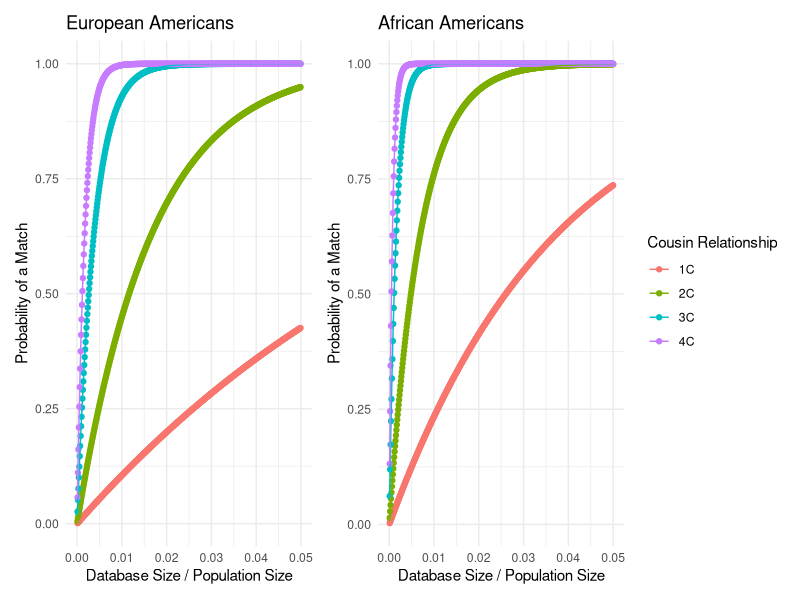
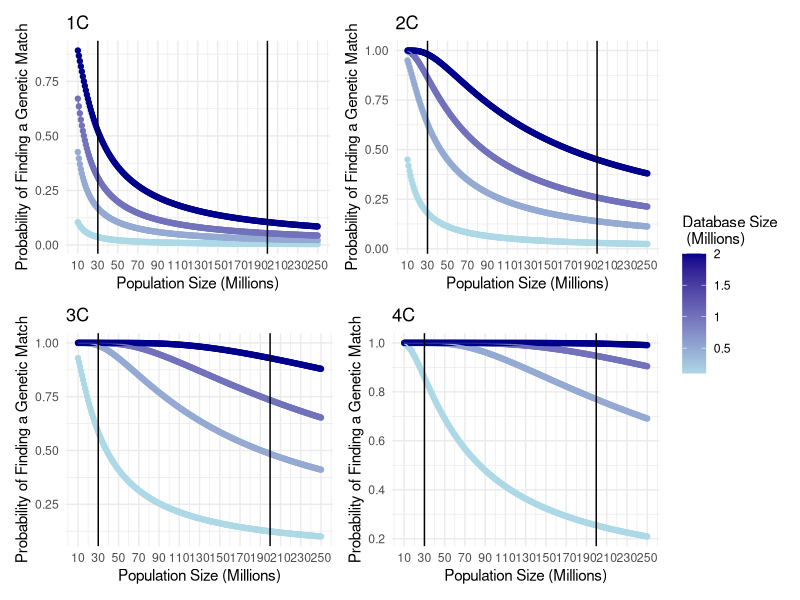
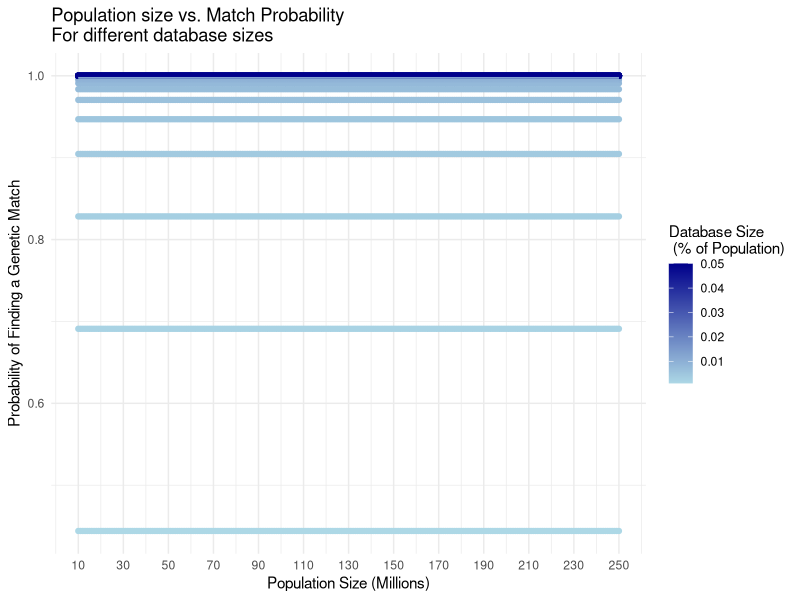
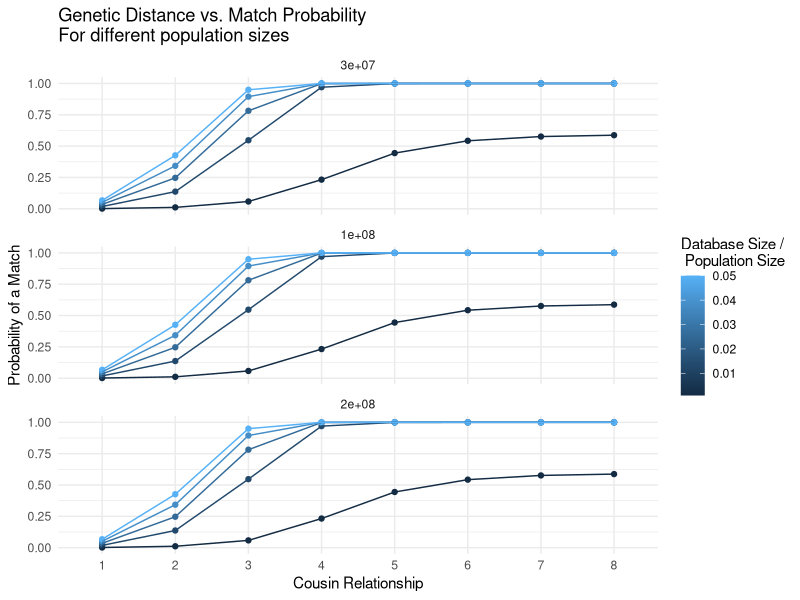
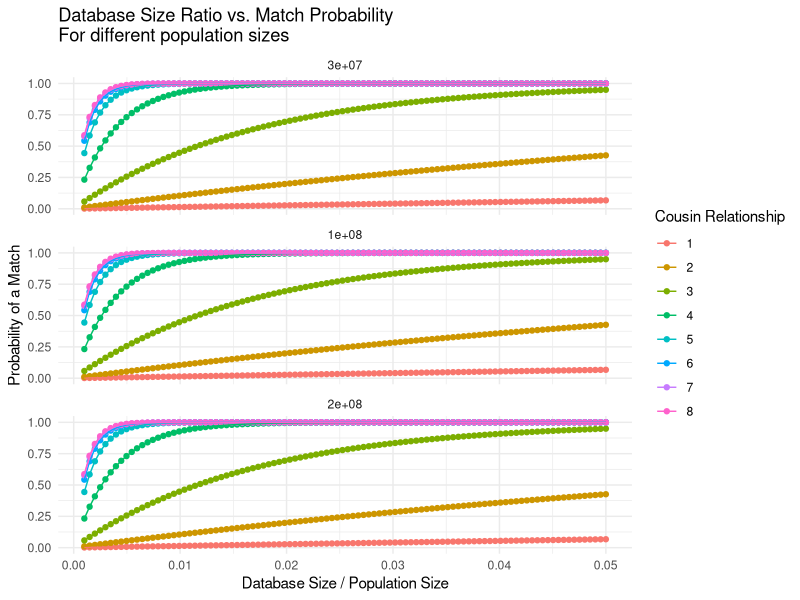
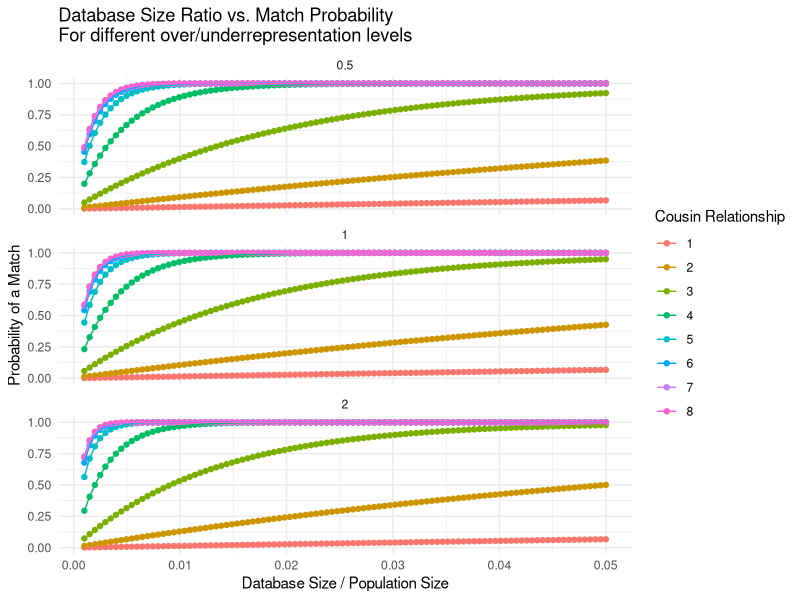
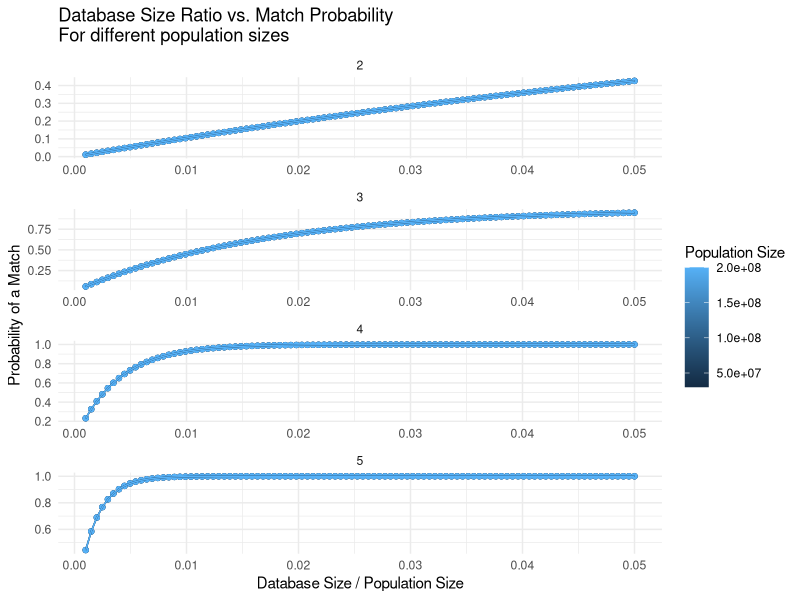
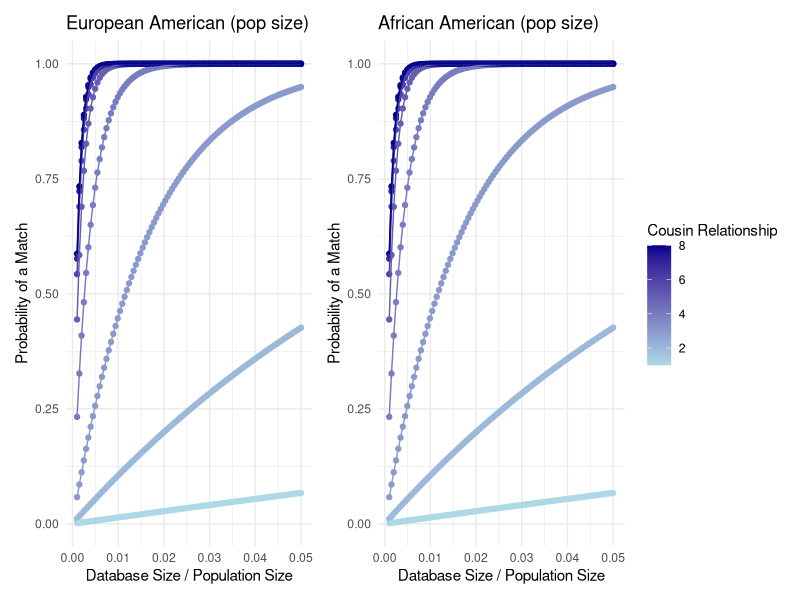

Here is the R script that generated these plots, in order:
## ---- chunk 1
# Load required packages
library(tidyverse)
library(patchwork)

knitr::opts_knit$set(root.dir = "..")
knitr::opts_chunk$set(eval = TRUE, echo = FALSE, fig.width = 7, fig.height = 6)

## ---- chunk 2

# Define genome size and number of chromosomes
genome_size = 35 
num_chrs = 22

# Function to calculate the probability of a match for direct relatives
p_match = function(g, m, min_num_seg)
{
  m = m / 100 # Convert m from cM to fraction
  f = exp(-2 * g * m) / 2^(2 * g - 2) # Calculate f value
  pr = 1 - pbinom(min_num_seg - 1, num_chrs + genome_size * 2 * g, f) # Calculate probability
  return(pr)
}

# Function to calculate the probability of a match for once removed relatives
p_match_or = function(g, m, min_num_seg) 
{
  m = m / 100 # Convert m from cM to fraction
  f = exp(-(2 * g + 1) * m) / 2^(2 * g - 1) # Calculate f value
  pr = 1 - pbinom(min_num_seg - 1, num_chrs + genome_size * (2 * g + 1), f) # Calculate probability
  return(pr)
}

# Function to calculate the coverage of the database
coverage = function(Ks, maxg, N_pop, r, m, min_num_seg, min_num_rel, rep_direct = rep(1, 10), rep_or = rep(1, 10))
{
  N = N_pop / 2 # Convert population size to couple size
  pr_succ = length(Ks) # Initialize the vector of probabilities of success
  
  # Loop through database sizes
  for (i in 1:length(Ks)) 
  {
    K = Ks[i] # Current database size
    K_same = round(K * (r / 2) / (1 + r / 2)) # Calculate the number of direct relatives
    K_or = round(K * 1 / (1 + r / 2)) # Calculate the number of once removed relatives
    
    # Initialize vectors for probability calculations
    p_no_coal = numeric(maxg) 
    p_coal = numeric(maxg)
    p_no_coal_or = numeric(maxg) 
    p_coal_or = numeric(maxg)
    Ns = N * (r / 2)^(-(1:(maxg + 1))) # Calculate Ns values
    tot_p = 0
    tot_p_or = 0
    
    # Loop through generations
    for (g in 1:maxg)
    {
      f = 2^(2 * g - 2) / Ns[g] # Calculate f value for direct relatives
      f_or = 2^(2 * g - 1) / Ns[g + 1] # Calculate f value for once removed relatives
      
      # Update probabilities
      if (g > 1) {
        p_coal[g] = p_no_coal[g - 1] * f
        p_no_coal[g] = p_no_coal[g - 1] * (1 - f)
        p_coal_or[g] = p_no_coal_or[g - 1] * f_or
        p_no_coal_or[g] = p_no_coal_or[g - 1] * (1 - f_or)
      } else {
        p_coal[g] = f 
        p_no_coal[g] = 1 - f 
        p_coal_or[g] = f_or 
        p_no_coal_or[g] = 1 - f_or
      }
      
      # Update total probabilities
      tot_p = tot_p + p_coal[g] * p_match(g, m, min_num_seg) * rep_direct[g] 
      if (g < maxg) {
        tot_p_or = tot_p_or + p_coal_or[g] * p_match_or(g, m, min_num_seg) * rep_or[g]
      } 
    }

    # Calculate probability of no success
    pr_no_succ = 0
    for (n in 0:(min_num_rel - 1)) 
    {
      for (n_or in 0:n) 
      {
        pr_no_succ = pr_no_succ + dbinom(n_or, K_or, tot_p_or) * dbinom(n - n_or, K_same, tot_p)
      }
    }
    
    # Calculate the probability of success
    pr_succ[i] = 1 - pr_no_succ
  }
  
  return(pr_succ)
}

# Ks: A vector of database sizes
# maxg: Maximum relatedness to consider (1: sibs, 2: 1st cousins, 3: 2nd cousins...)
# N: Population size

# r: Mean number of children per mating pair (=per family), so 2 for a constant size population, >2 for expanding population, <1 for contracting population
# m: Maximum length in cM of a detectable segment
# min_num_seg: Minimum number of segments to declare a match
# min_num_rel: Minimum number of detected matches (=relatives) to declare success of identification


## ---- chunk 3
library(ggplot2)
library(ggrepel)

generate_plot <- function(rep_direct, rep_or, N_pop, name) {
  N = N_pop # population size
  num_K = 10000 # number of data points between 0 to 1 
  m = 6 # minimal cM
  min_num_seg = 2 # number of segments
  r = 2.5 # number of kids per couple
  Ks = round(seq(from=N/num_K, to=N, length.out=num_K))
  
  c1 = coverage(Ks, maxg = 2, N_pop, r, m, min_num_seg = 2, min_num_rel = 1, rep_direct = rep_direct, rep_or = rep_or)
  c2 = coverage(Ks, maxg = 3, N_pop, r, m, min_num_seg = 2, min_num_rel = 1, rep_direct = rep_direct, rep_or = rep_or)
  c3 = coverage(Ks, maxg = 4, N_pop, r, m, min_num_seg = 2, min_num_rel = 1, rep_direct = rep_direct, rep_or = rep_or)
  c4 = coverage(Ks, maxg = 5, N_pop, r, m, min_num_seg = 2, min_num_rel = 1, rep_direct = rep_direct, rep_or = rep_or)
  
  # Combine the data points into a single data frame
  plot_data <- data.frame(Ks = rep(Ks, 4),
                          Coverage = c(c1, c2, c3, c4),
                          Relationship = factor(rep(c("1C", "2C", "3C", "4C"), each = num_K)))
  
  # Calculate database size as a proportion of the population size
  plot_data$Ks_proportion <- plot_data$Ks / N
  
  # Filter out rows with missing values and ensure x-axis limits are respected
  plot_data <- plot_data[complete.cases(plot_data) & plot_data$Ks_proportion <= 0.05,]
  
  # Find the optimal point for labels
  optimal_x <- mean(plot_data$Ks_proportion)
  plot_data$optimal_label <- abs(plot_data$Ks_proportion - optimal_x) < 0.0001
  
  # Create a ggplot2 plot
  p <- ggplot(plot_data, aes(x = Ks_proportion, y = Coverage, color = Relationship, group = Relationship)) +
    geom_point() +
    geom_line() +
    scale_x_continuous(breaks = seq(0, 0.05, 0.01), limits = c(0, 0.05)) +
    labs(title = name,
         x = "Database Size / Population Size",
         y = "Probability of a Match",
         color = "Cousin Relationship") +
    theme_minimal() +
    theme(legend.position = "right") 
    # geom_text_repel(data = subset(plot_data, optimal_label), 
    #                 aes(label = Relationship, x = Ks_proportion, y = Coverage),
    #                 box.padding = unit(0.5, "lines"),
    #                 point.padding = unit(0.5, "lines"),
    #                 nudge_x = 0.005,
    #                 nudge_y = 0.005,
    #                 show.legend = FALSE)
  
  # Display the plot
  p
}

## ---- chunk 4

rep_direct_ea = rep(1, 10)
rep_or_ea = rep(1, 10)
N_pop_ea_1990 = 199686070

ea_fig <- generate_plot(rep_direct_ea, rep_or_ea, N_pop_ea_1990, "European Americans")



## ---- chunk 5

rep_direct_aa = rep(2.4, 10)
rep_or_aa = rep(2.4, 10)
N_pop_aa_1990 = 29986060

aa_fig <- generate_plot(rep_direct_aa, rep_or_aa, N_pop_aa_1990, "African Americans")

library(patchwork)
(ea_fig + aa_fig) + plot_layout(guides = "collect")
## ---- chunk 6

plot_PopVsDB <- function(name, maxg, rep_direct = rep(1, 10), rep_or = rep(1, 10)) {
  m = 6 #minimal cM
  min_num_seg = 2 #number of segments
  r = 2.5 #number of kids per couple

  population_sizes <- seq(from = 10000000, to = 250000000, by = 1000000)
  database_sizes <- c(100000, 500000, 1000000, 2000000)
  results <- list()

  for (db_size in database_sizes) {
    result <- numeric()
    for (N_pop in population_sizes) {
      Ks = db_size
      cov <- coverage(Ks, maxg = maxg, N_pop, r, m, min_num_seg = 2, min_num_rel = 1, rep_direct = rep_direct, rep_or = rep_or)
      result <- c(result, cov[length(cov)])
    }
    results[[as.character(db_size)]] <- result
  }

  plot_data <- data.frame(Population = rep(population_sizes, length(database_sizes)),
                          Coverage = unlist(results),
                          DatabaseSize = rep(database_sizes, each = length(population_sizes)))

  p <- ggplot(plot_data, aes(x = Population, y = Coverage, color = DatabaseSize, group = DatabaseSize)) +
    geom_point() +
    geom_line() +
    labs(title = name,
         x = "Population Size (Millions)",
         y = "Probability of Finding a Genetic Match",
         color = "Database Size\n (Millions)") +
    theme_minimal() +
    theme(legend.position = "right") +
    scale_x_continuous(labels = function(x) x / 1e6, breaks = seq(10e6, 250e6, 20e6)) +
    scale_color_gradient(low = "lightblue", high = "darkblue", labels = function(x) x / 1e6)+
    geom_vline(xintercept = c(N_pop_aa_1990, N_pop_ea_1990))

  p
}


# Example usage
plt_1c <- plot_PopVsDB(name = "1C", maxg = 2)
plt_2c <- plot_PopVsDB(name = "2C", maxg = 3)
plt_3c <- plot_PopVsDB(name = "3C", maxg = 4)
plt_4c <- plot_PopVsDB(name = "4C", maxg = 5)

((plt_1c + plt_2c)/(plt_3c + plt_4c)) + plot_layout(guides = "collect")




## ---- chunk 7
library(ggplot2)

generate_plot <- function(name, rep_direct = rep(1, 10), rep_or = rep(1, 10)) {
  m = 6 #minimal cM
  min_num_seg = 2 #number of segments
  r = 2.5 #number of kids per couple

  population_sizes <- seq(from = 10000000, to = 250000000, by = 1000000)
  db_percentage <- seq(from = 0.001, to = 0.05, by = 0.001)
  results <- list()

  for (percent in db_percentage) {
    result <- numeric()
    for (N_pop in population_sizes) {
      Ks = round(N_pop * percent)
      cov <- coverage(Ks, maxg = 5, N_pop, r, m, min_num_seg = 2, min_num_rel = 1, rep_direct = rep_direct, rep_or = rep_or)
      result <- c(result, cov[length(cov)])
    }
    results[[as.character(percent)]] <- result
  }

  plot_data <- data.frame(Population = rep(population_sizes, length(db_percentage)),
                          Coverage = unlist(results),
                          DatabasePercentage = rep(db_percentage, each = length(population_sizes)))

  p <- ggplot(plot_data, aes(x = Population, y = Coverage, color = DatabasePercentage, group = DatabasePercentage)) +
    geom_point() +
    geom_line() +
    labs(title = name,
         x = "Population Size (Millions)",
         y = "Probability of Finding a Genetic Match",
         color = "Database Size\n (% of Population)") +
    theme_minimal() +
    theme(legend.position = "right") +
    scale_x_continuous(labels = function(x) x / 1e6, breaks = seq(10e6, 250e6, 20e6)) +
    scale_color_gradientn(colors = colorRampPalette(c("lightblue", "darkblue"))(length(db_percentage)))

  p
}

# Example usage
generate_plot(name = "Population size vs. Match Probability \nFor different database sizes")

## ---- chunk 8
library(ggplot2)

generate_plot <- function(rep_direct, rep_or, population_sizes, name) {
  num_K = 10000 # number of data points between 0 to 1
  m = 6 # minimal cM
  min_num_seg = 2 # number of segments
  r = 2.5 # number of kids per couple
  relationships <- 1:8
  db_prop_range <- seq(from=0.001, to=0.05, length.out=5)

  plot_data <- data.frame()

  for (N_pop in population_sizes) {
    Ks = round(seq(from=N_pop/num_K, to=N_pop, length.out=num_K))
    for (db_prop in db_prop_range) {
      db_size <- round(N_pop * db_prop)
      c_relationship <- sapply(relationships, function(maxg) {
        coverage(db_size, maxg, N_pop, r, m, min_num_seg = 2, min_num_rel = 1, rep_direct = rep_direct, rep_or = rep_or)
      })
      temp_data <- data.frame(Population = N_pop,
                              Relationship = factor(relationships),
                              Coverage = c_relationship,
                              DatabaseProportion = db_prop)
      plot_data <- rbind(plot_data, temp_data)
    }
  }

  p <- ggplot(plot_data, aes(x = Relationship, y = Coverage, color = DatabaseProportion, group = DatabaseProportion)) +
    geom_point() +
    geom_line() +
    labs(title = name,
         x = "Cousin Relationship",
         y = "Probability of a Match",
         color = "Database Size /\n Population Size") +
    theme_minimal() +
    theme(legend.position = "right") +
    facet_wrap(~ Population, ncol = 1)

  p
}

# Example usage
generate_plot(rep_direct = rep(1, 10), rep_or = rep(1, 10), population_sizes = c(30e6, 100e6, 200e6), name = "Genetic Distance vs. Match Probability \nFor different population sizes")


## ---- chunk 9
library(ggplot2)

generate_plot <- function(rep_direct, rep_or, population_sizes, name) {
  num_K = 10000 # number of data points between 0 to 1
  m = 6 # minimal cM
  min_num_seg = 2 # number of segments
  r = 2.5 # number of kids per couple
  relationships <- 1:8
  db_prop_range <- seq(from=0.001, to=0.05, length.out=100)

  plot_data <- data.frame()

  for (N_pop in population_sizes) {
    Ks = round(seq(from=N_pop/num_K, to=N_pop, length.out=num_K))
    for (db_prop in db_prop_range) {
      db_size <- round(N_pop * db_prop)
      c_relationship <- sapply(relationships, function(maxg) {
        coverage(db_size, maxg, N_pop, r, m, min_num_seg = 2, min_num_rel = 1, rep_direct = rep_direct, rep_or = rep_or)
      })
      temp_data <- data.frame(Population = N_pop,
                              Relationship = factor(relationships),
                              Coverage = c_relationship,
                              DatabaseProportion = db_prop)
      plot_data <- rbind(plot_data, temp_data)
    }
  }

  p <- ggplot(plot_data, aes(x = DatabaseProportion, y = Coverage, color = Relationship, group = Relationship)) +
    geom_point() +
    geom_line() +
    labs(title = name,
         x = "Database Size / Population Size",
         y = "Probability of a Match",
         color = "Cousin Relationship") +
    theme_minimal() +
    theme(legend.position = "right") +
    facet_wrap(~ Population, ncol = 1)

  p
}

# Example usage
generate_plot(rep_direct = rep(1, 10), rep_or = rep(1, 10), population_sizes = c(30e6, 100e6, 200e6), name = "Database Size Ratio vs. Match Probability \nFor different population sizes")


## ---- chunk 10
library(ggplot2)

generate_plot <- function(rep_direct, rep_or, overrepresentation_factors, name) {
  num_K = 10000 # number of data points between 0 to 1
  m = 6 # minimal cM
  min_num_seg = 2 # number of segments
  r = 2.5 # number of kids per couple
  relationships <- 1:8
  db_prop_range <- seq(from=0.001, to=0.05, length.out=100)
  N_pop <- 100000000 # population size

  plot_data <- data.frame()

  for (factor in overrepresentation_factors) {
    modified_rep_or <- rep_or * factor
    Ks = round(seq(from=N_pop/num_K, to=N_pop, length.out=num_K))
    for (db_prop in db_prop_range) {
      db_size <- round(N_pop * db_prop)
      c_relationship <- sapply(relationships, function(maxg) {
        coverage(db_size, maxg, N_pop, r, m, min_num_seg = 2, min_num_rel = 1, rep_direct = rep_direct, rep_or = modified_rep_or)
      })
      temp_data <- data.frame(OverrepresentationFactor = factor,
                              Relationship = factor(relationships),
                              Coverage = c_relationship,
                              DatabaseProportion = db_prop)
      plot_data <- rbind(plot_data, temp_data)
    }
  }

  p <- ggplot(plot_data, aes(x = DatabaseProportion, y = Coverage, color = Relationship, group = Relationship)) +
    geom_point() +
    geom_line() +
    labs(title = name,
         x = "Database Size / Population Size",
         y = "Probability of a Match",
         color = "Cousin Relationship") +
    theme_minimal() +
    theme(legend.position = "right") +
    facet_wrap(~ OverrepresentationFactor, ncol = 1)

  p
}

# Example usage
generate_plot(rep_direct = rep(1, 10), rep_or = rep(1, 10), overrepresentation_factors = c(0.5, 1, 2), name = "Database Size Ratio vs. Match Probability \nFor different over/underrepresentation levels")


## ---- chunk 11
library(ggplot2)

generate_plot <- function(rep_direct, rep_or, population_sizes, name) {
  num_K = 10000 # number of data points between 0 to 1
  m = 6 # minimal cM
  min_num_seg = 2 # number of segments
  r = 2.5 # number of kids per couple
  relationships <- 2:5
  db_prop_range <- seq(from=0.001, to=0.05, length.out=100)

  plot_data <- data.frame()

  for (N_pop in population_sizes) {
    Ks = round(seq(from=N_pop/num_K, to=N_pop, length.out=num_K))
    for (db_prop in db_prop_range) {
      db_size <- round(N_pop * db_prop)
      c_relationship <- sapply(relationships, function(maxg) {
        coverage(db_size, maxg, N_pop, r, m, min_num_seg = 2, min_num_rel = 1, rep_direct = rep_direct, rep_or = rep_or)
      })
      temp_data <- data.frame(PopulationSize = N_pop,
                              Relationship = factor(relationships),
                              Coverage = c_relationship,
                              DatabaseProportion = db_prop)
      plot_data <- rbind(plot_data, temp_data)
    }
  }

  p <- ggplot(plot_data, aes(x = DatabaseProportion, y = Coverage, color = PopulationSize, group = PopulationSize)) +
    geom_point() +
    geom_line() +
    labs(title = name,
         x = "Database Size / Population Size",
         y = "Probability of a Match",
         color = "Population Size") +
    theme_minimal() +
    theme(legend.position = "right") +
    facet_wrap(~ Relationship, ncol = 1, scales = "free")

  p
}

# Example usage
generate_plot(rep_direct = rep(1, 10), rep_or = rep(1, 10), population_sizes = c(30000000, 100000000, 200000000), name = "Database Size Ratio vs. Match Probability \nFor different population sizes")


## ---- chunk 12
library(ggplot2)

generate_plot <- function(rep_direct, rep_or, N_pop, name) {
  num_K = 10000 # number of data points between 0 to 1
  m = 6 # minimal cM
  min_num_seg = 2 # number of segments
  r = 2.5 # number of kids per couple
  relationships <- 1:8
  db_prop_range <- seq(from=0.001, to=0.05, length.out=100)

  plot_data <- data.frame()

  Ks = round(seq(from=N_pop/num_K, to=N_pop, length.out=num_K))
  for (db_prop in db_prop_range) {
    db_size <- round(N_pop * db_prop)
    c_relationship <- sapply(relationships, function(maxg) {
      coverage(db_size, maxg, N_pop, r, m, min_num_seg = 2, min_num_rel = 1, rep_direct = rep_direct, rep_or = rep_or)
    })
    temp_data <- data.frame(PopulationSize = N_pop,
                            Relationship = relationships,
                            Coverage = c_relationship,
                            DatabaseProportion = db_prop)
    plot_data <- rbind(plot_data, temp_data)
  }

  p <- ggplot(plot_data, aes(x = DatabaseProportion, y = Coverage, color = Relationship, group = Relationship)) +
    geom_point() +
    geom_line() +
    scale_color_gradient(low = "lightblue", high = "darkblue") +
    labs(title = name,
         x = "Database Size / Population Size",
         y = "Probability of a Match",
         color = "Cousin Relationship") +
    theme_minimal() +
    theme(legend.position = "right")

  p
}

# Example usage
ea <- generate_plot(rep_direct = rep(1, 10), rep_or = rep(1, 10), N_pop = N_pop_ea_1990, name = "European American (pop size)")

aa <- generate_plot(rep_direct = rep(1, 10), rep_or = rep(1, 10), N_pop = N_pop_aa_1990, name = "African American (pop size)")

(ea + aa)+plot_layout(guides = "collect")


